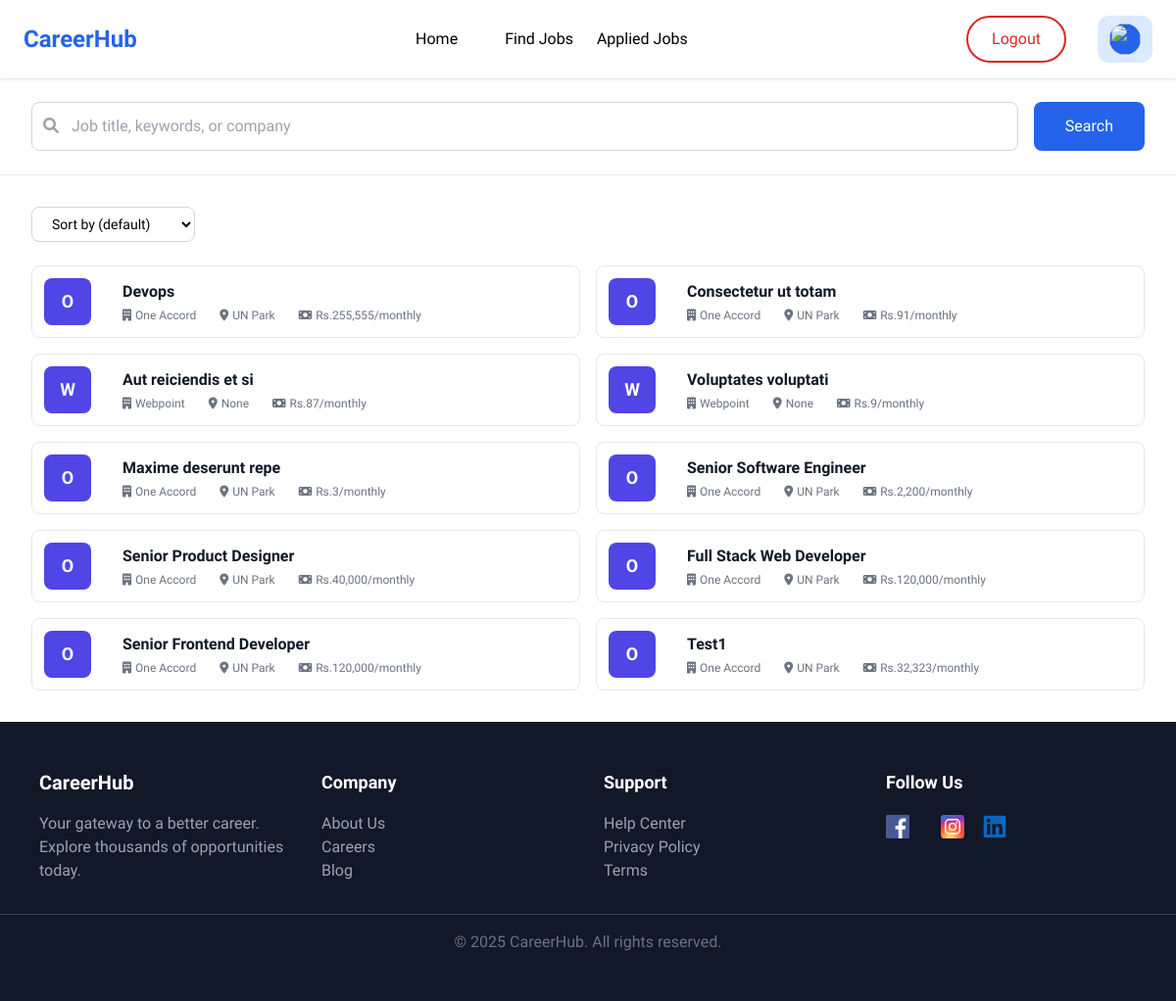
The app's page /jobs/ (signed in), older data.
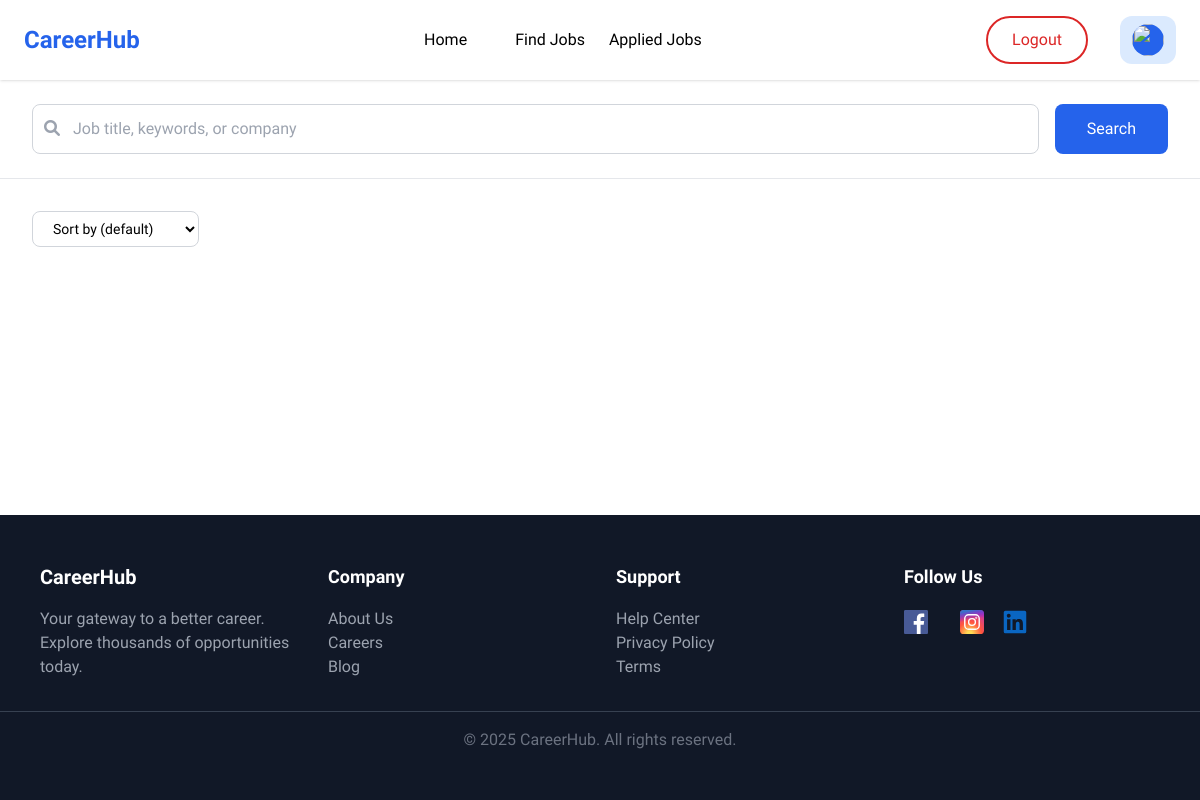
The same page, newer data.
### job_portal/models.py (models this page shows, shortened)
class JobPost(models.Model):
    company = models.ForeignKey(CompanyProfile, on_delete=models.CASCADE)
    title = models.CharField(max_length=255)
    description = models.TextField(blank=True)
    work_type = models.CharField(max_length=255, blank=True, null=True)
    salary = models.DecimalField(max_digits=10, decimal_places=2, blank=True, null=True)
    working_hours=models.CharField(max_length=100, blank=True, null=True)
    posted = models.DateTimeField(auto_now_add=True)

class CompanyProfile(models.Model):
    user = models.OneToOneField(User, on_delete=models.CASCADE,null=True, blank=True,related_name='company_profile')
    company_name = models.CharField(max_length=255, blank=True, null=True)
    company_description = models.TextField(blank=True, null=True)
    company_location=models.TextField(max_length=255,blank=True,null=True)
    company_logo = models.ImageField(upload_to='company_logos/', blank=True, null=True)

### job_portal/views.py (the view)
# urls.py: path('jobs/', v.jobs, name="jobs"),
def jobs(request):
    jobs= JobPost.objects.all()
    ctx = {
        "jobs": jobs
    }
    return render(request, "jobs.html",ctx)

### job_portal/context_processors.py (called while the page is built)
def user_role(request):
    role = None
    if request.user.is_authenticated:
        if JobSeekerProfile.objects.filter(user=request.user).exists():
            role = 'jobseeker'
        elif CompanyProfile.objects.filter(user=request.user).exists():
            role = 'employer'
        else:
            role = 'user'
    return {
        'user_role': role
    }

### job_portal/templates/jobs.html (shortened to what this page needs)
{% extends "common/layout.html" %}
{% load static %}
{% load humanize %}
{% block content %}
<script src="https://cdn.tailwindcss.com"></script>
<link href="https://cdnjs.cloudflare.com/ajax/libs/font-awesome/6.0.0/css/all.min.css" rel="stylesheet">
<div class="bg-white border-b">
    <div class="max-w-7xl mx-auto px-4 sm:px-6 lg:px-8 py-6">
        <div class="flex flex-col md:flex-row gap-4">
            <div class="flex-1">
                <div class="relative">
                    <i class="fas fa-search absolute left-3 top-8 transform -translate-y-1/2 text-gray-400"></i>
                    <input type="text" placeholder="Job title, keywords, or company" id="searchInput"
                        class="w-full pl-10 pr-4 py-3 border border-gray-300 rounded-lg focus:ring-2 focus:ring-blue-500 focus:border-transparent">
                </div>
            </div>
            <button class="bg-blue-600 hover:bg-blue-700 text-white px-8 py-3 rounded-lg font-medium"
                id="searchButton">Search</button>
        </div>
    </div>
</div>
<div class="max-w-7xl mx-auto px-4 sm:px-6 lg:px-8 py-8">
    <div class="flex justify-between items-center mb-6">
        <div class="flex gap-4">
            <select id="sortSelect" class="px-4 py-2 border border-gray-300 rounded-lg text-sm">
                <option value="">Sort by (default)</option>
            </select>
        </div>
    </div>
    <div class="grid grid-cols-1 lg:grid-cols-2 gap-4" id="searchResults">
        {% for job in jobs %}
        <a href="{% url 'job_details' job.id %}">
            <div
                class="bg-white rounded-lg border border-gray-200 p-3 hover:shadow-lg transition-shadow flex w-full items-center">
                <div class="flex justify-between items-start">
                    <div class="flex items-center space-x-4">
                        <div class="w-12 h-12 bg-indigo-600 rounded-lg flex items-center justify-center">
                            <span class="text-white text-lg font-bold">{{ job.company.company_name|slice:":1" }}</span>
                        </div>
                        <div>
                            <h3 class="font-semibold text-gray-900">{{ job.title }}</h3>
                            <div class="flex items-center justify-between gap-6 text-xs text-gray-500 mt-1">
                                <span class="flex items-center justify-center whitespace-no-wrap">
                                    <i class="fas fa-building mr-1"></i>
                                    {{ job.company.company_name }}</span>
                                <span class="flex items-center justify-center whitespace-no-wrap">
                                    <i class="fas fa-map-marker-alt mr-1"></i>{{ job.company.company_location }}</span>
                                <span class="flex items-center justify-center gap-1 whitespace-no-wrap">
                                    <i class="fa-solid fa-money-bill"></i>
                                    Rs.{{ job.salary|floatformat:0|intcomma }}/monthly</span>
                            </div>
                        </div>
                    </div>
                </div>
            </div>
        </a>
        {% endfor %}
    </div>
</div>
{% endblock %}

Row changes from the older to the newer data that the page shows:
removed JobPost: company.company_name "O", title "Devops", company.company_name "One Accord", company.company_location "UN Park", salary "255,555"
removed JobPost: company.company_name "O", title "Consectetur ut totam", company.company_name "One Accord", company.company_location "UN Park", salary "91"
removed JobPost: company.company_name "W", title "Aut reiciendis et si", company.company_name "Webpoint", company.company_location "None", salary "87"
removed JobPost: company.company_name "W", title "Voluptates voluptati", company.company_name "Webpoint", company.company_location "None", salary "9"
removed JobPost: company.company_name "O", title "Maxime deserunt repe", company.company_name "One Accord", company.company_location "UN Park", salary "3"
removed JobPost: company.company_name "O", title "Senior Software Engineer", company.company_name "One Accord", company.company_location "UN Park", salary "2,200"
removed JobPost: company.company_name "O", title "Senior Product Designer", company.company_name "One Accord", company.company_location "UN Park", salary "40,000"
removed JobPost: company.company_name "O", title "Full Stack Web Developer", company.company_name "One Accord", company.company_location "UN Park", salary "120,000"
removed JobPost: company.company_name "O", title "Senior Frontend Developer", company.company_name "One Accord", company.company_location "UN Park", salary "120,000"
removed JobPost: company.company_name "O", title "Test1", company.company_name "One Accord", company.company_location "UN Park", salary "32,323"
